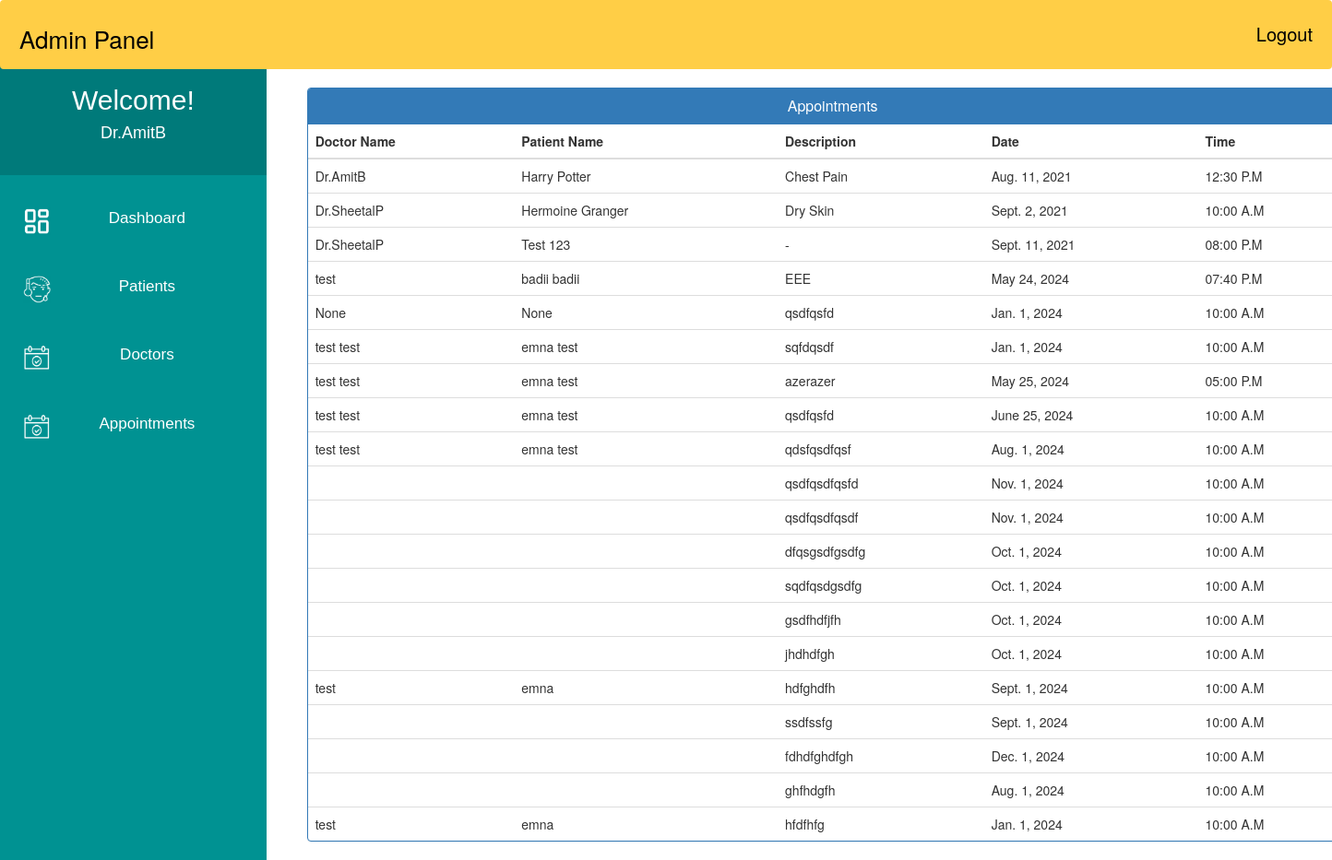
/admin_view_appointment/ (signed in), run on the app's committed database.
### MyApp/models.py (models this page shows, shortened)
class Appointment(models.Model):
    patientId=models.PositiveIntegerField(null=True)
    doctorId=models.PositiveIntegerField(null=True)
    patientName=models.CharField(max_length=40,null=True)
    doctorName=models.CharField(max_length=40,null=True)
    appointmentDate=models.DateField(null=False)
    description=models.TextField(max_length=500)
    status=models.BooleanField(default=False)
    time = models.CharField(max_length=10, choices=Time,default="")

### MyApp/views.py (the view)
# urls.py: path('admin_view_appointment/', views.admin_view_appointment, name="admin_view_appointment"),
@login_required(login_url='adminlogin')
def admin_view_appointment(request):
    appointments=Appointment.objects.all().filter(status=True)
    return render(request,'MyApp/admin_view_appointment.html',{'appointments':appointments})

### templates/MyApp/admin_view_appointment.html (shortened to what this page needs)
{% extends 'MyApp/admin_base.html' %}
{% block content_dashboard %}
<head>
  <link href="//netdna.bootstrapcdn.com/bootstrap/3.0.0/css/bootstrap.min.css" rel="stylesheet" id="bootstrap-css">
</head>
<div class="container" style="margin-left:22%; margin-right:5%;">
  <div class="panel panel-primary">
    <div class="panel-heading">
      <h6 class="panel-title">Appointments</h6>
    </div>
    <table class="table table-hover" id="dev-table">
      <thead>
        <tr>
          <th>Doctor Name</th>
          <th>Patient Name</th>
          <th>Description</th>
          <th>Date</th>
          <th>Time</th>
        </tr>
      </thead>
      {% for a in appointments %}
      <tr>
        <td> {{a.doctorName}}</td>
        <td>{{a.patientName}}</td>
        <td>{{a.description}}</td>
        <td>{{a.appointmentDate}}</td>
        <td>{{a.time}}</td>
      </tr>
      {% endfor %}
    </table>
  </div>
</div>
{% endblock content_dashboard %}

### templates/MyApp/admin_base.html (shortened to what this page needs)
<!DOCTYPE html>
{% load static %}
<html lang="en">
<head>
</head>
<body>
    <div class="navbar">
        <a>Admin Panel</a>
        <a href="{% url 'MyApp:logout' %}" class="logoutbtn" style="font-size:18px, text-align: center;">Logout</a>
    </div>
     <div class="sidebar">
        <div class="userprofile">
            <h2 style="color:white; font-family:sans-serif; padding-top:25px; text-align:center; margin:0px;">Welcome!</h2>
            <h4 style="color:white; font-family:sans-serif; text-align:center; padding-bottom:35px;">{{request.user.username}}</h4>
        </div>
        <a href="{% url 'MyApp:admin_dashboard' %}"><img class="icon" src="{% static "images/PDash.png" %}">Dashboard</a>
        <a href="{% url 'MyApp:admin_patient' %}"><img class="icon" src="{% static "images/PIcon.png" %}">Patients</a>
        <a href="{% url 'MyApp:admin_doctor' %}"><img class="icon" src="{% static "images/ApptIcon.png" %}">Doctors</a>
        <a href="{% url 'MyApp:admin_appointment' %}"><img class="icon" src="{% static "images/ApptIcon.png" %}">Appointments</a>
    </div>
{%  block content_dashboard %}
{%  endblock content_dashboard %}
</body>
</html>

### templates/MyApp/admin_base.html (style rules this page uses)
body { background-color: rgb(255, 255, 255); padding: 0px; margin-top: 0px; margin-left: 0px; margin-right: 0px; margin-bottom: 0px; }
.navbar { overflow: hidden; background-color: rgb(255, 206, 70); height:75px; width:100%; padding-top:22px; z-index:999999999999; top:0; position:fixed; display:block; }
.navbar a { float: left; display:block; font-size: 26px; color: black; text-align: center; padding-left:20px; text-decoration: none; }
.navbar .logoutbtn { float: right; display:block; font-size: 20px; color: black; text-align: center; padding-right:20px; text-decoration: none; }
.sidebar .userprofile { background-color: rgb(0, 122, 122); }
.sidebar { margin-top: 0px; padding-top: 0px; width: 20%; text-align: center; height=100vh; background-color: rgb(0, 146, 146); font-family: sans-serif; font-size:17px; font-weight: normal; position: fixed; top: 67px; left: 0; bottom: 0; }
.sidebar a { display: block; color: white; padding: 25px; text-decoration: none; }
.icon { float:left; width:30px; height:30px; }

### templates/MyApp/admin_view_appointment.html (style rules this page uses)
a:link { text-decoration: none; }
h6 { text-align: center; }

### data on the page
Appointment: doctorName "Dr.AmitB", patientName "Harry Potter", description "Chest Pain", appointmentDate "Aug. 11, 2021", time "12:30 P.M"
Appointment: doctorName "Dr.SheetalP", patientName "Hermoine Granger", description "Dry Skin", appointmentDate "Sept. 2, 2021", time "10:00 A.M"
Appointment: doctorName "Dr.SheetalP", patientName "Test 123", description "-", appointmentDate "Sept. 11, 2021", time "08:00 P.M"
Appointment: doctorName "test", patientName "badii badii", description "EEE", appointmentDate "May 24, 2024", time "07:40 P.M"
Appointment: doctorName "None", patientName "None", description "qsdfqsfd", appointmentDate "Jan. 1, 2024", time "10:00 A.M"
Appointment: doctorName "test test", patientName "emna test", description "sqfdqsdf", appointmentDate "Jan. 1, 2024", time "10:00 A.M"
Appointment: doctorName "test test", patientName "emna test", description "azerazer", appointmentDate "May 25, 2024", time "05:00 P.M"
Appointment: doctorName "test test", patientName "emna test", description "qsdfqsfd", appointmentDate "June 25, 2024", time "10:00 A.M"
Appointment: doctorName "test test", patientName "emna test", description "qdsfqsdfqsf", appointmentDate "Aug. 1, 2024", time "10:00 A.M"
Appointment: description "qsdfqsdfqsfd", appointmentDate "Nov. 1, 2024", time "10:00 A.M"
Appointment: description "qsdfqsdfqsdf", appointmentDate "Nov. 1, 2024", time "10:00 A.M"
Appointment: description "dfqsgsdfgsdfg", appointmentDate "Oct. 1, 2024", time "10:00 A.M"
Appointment: description "sqdfqsdgsdfg", appointmentDate "Oct. 1, 2024", time "10:00 A.M"
Appointment: description "gsdfhdfjfh", appointmentDate "Oct. 1, 2024", time "10:00 A.M"
Appointment: description "jhdhdfgh", appointmentDate "Oct. 1, 2024", time "10:00 A.M"
Appointment: doctorName "test", patientName "emna", description "hdfghdfh", appointmentDate "Sept. 1, 2024", time "10:00 A.M"
Appointment: description "ssdfssfg", appointmentDate "Sept. 1, 2024", time "10:00 A.M"
Appointment: description "fdhdfghdfgh", appointmentDate "Dec. 1, 2024", time "10:00 A.M"
Appointment: description "ghfhdgfh", appointmentDate "Aug. 1, 2024", time "10:00 A.M"
Appointment: doctorName "test", patientName "emna", description "hfdfhfg", appointmentDate "Jan. 1, 2024", time "10:00 A.M"

### other printed values
{{ request.user.username }} "Dr.AmitB"
